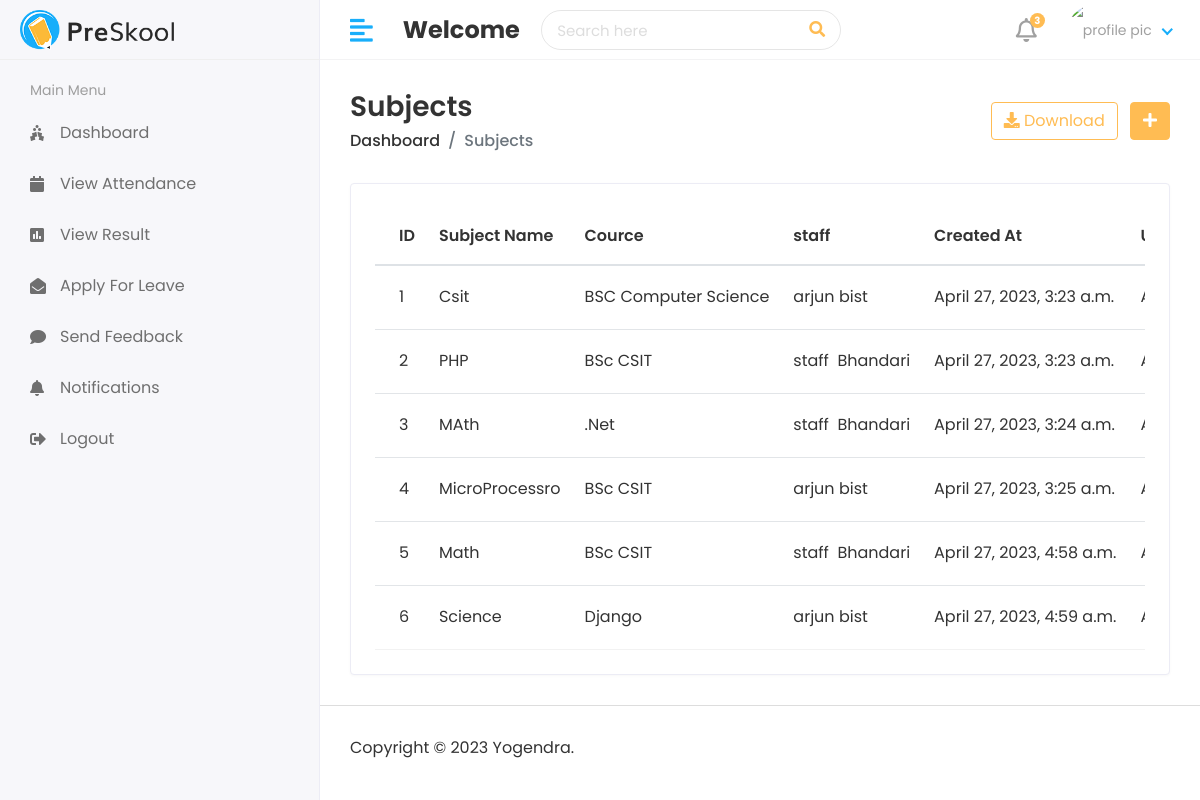
The app's page /hod/view-subject/, older data.
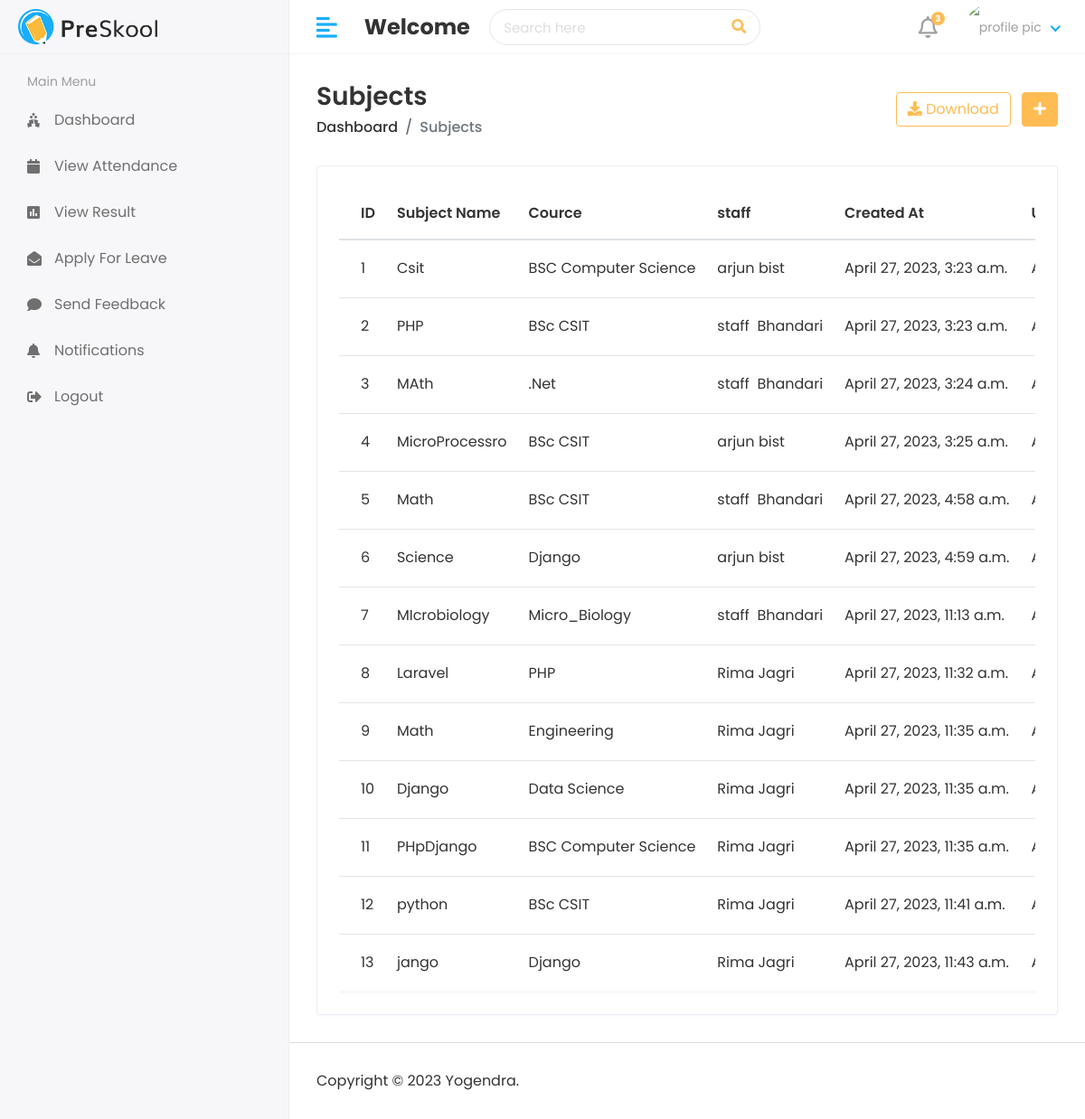
The same page, newer data.
### app_attendance_system/models.py (models this page shows, shortened)
class Subject(models.Model):
    name=models.CharField(max_length=100)
    cource=models.ForeignKey(Cource, on_delete=models.CASCADE)
    staff= models.ForeignKey(Staff, on_delete=models.CASCADE)
    created_at=models.DateTimeField(auto_now_add=True, null=True)
    updated_at= models.DateTimeField(auto_now=True)

class Cource(models.Model):
    name= models.CharField(max_length=100)
    created_at= models.DateTimeField(auto_now=True)
    updated_at= models.DateTimeField(auto_now=True)
    def __str__(self):
        return self.name

class Staff(models.Model):
    admin=  models.OneToOneField(CustomUser, on_delete=models.CASCADE)
    address=models.TextField()
    gender=models.CharField(max_length=20)
    created_at=models.DateTimeField(auto_now_add=True)
    updated_at=models.DateTimeField(auto_now=True)

class CustomUser(AbstractUser):
    USER = {
        (1, 'HOD'),
        (2, 'STAFF'),
        (3, 'STUDENT'),
    }
    user_type= models.CharField(choices=USER, max_length=1, default=1)
    profile_pic = models.ImageField(upload_to='static/assets/img/profile_pic/')

### app_attendance_system/views.py (the view)
# urls.py: path('hod/view-subject/', views.ViewSubject, name='view-subject'),
def ViewSubject(request):
    subject= Subject.objects.all()
    context= {
        'subject':subject
    }
    return render(request, 'hod/view_subject.html', context)

### templates/hod/view_subject.html (shortened to what this page needs)
{% extends "layouts/master.html" %}
{% load static %}
{%block content %}
<div class="content container-fluid">
    <div class="page-header">
       <div class="row align-items-center">
          <div class="col">
             <h3 class="page-title">Subjects</h3>
             <ul class="breadcrumb">
                <li class="breadcrumb-item"><a href="index.html">Dashboard</a></li>
                <li class="breadcrumb-item active">Subjects</li>
             </ul>
          </div>
          <div class="col-auto text-right float-right ml-auto">
             <a href="#" class="btn btn-outline-primary mr-2"><i class="fas fa-download"></i> Download</a>
             <a href="add-student.html" class="btn btn-primary"><i class="fas fa-plus"></i></a>
          </div>
       </div>
    </div>
    <div class="row">
       <div class="col-sm-12">
          <div class="card card-table">
             <div class="card-body">
                <div class="table-responsive">
                   <table class="table table-hover table-center mb-0" id="table_id">
                      <thead>
                         <tr>
                            <th>ID</th>
                            <th>Subject Name</th>
                            <th>Cource</th>
                            <th>staff</th>
                            <th>Created At</th>
                            <th>Updated At</th>
                         </tr>
                      </thead>
                      <tbody>
                        {% for i in subject %}
                         <tr>
                            <td>{{ forloop.counter }}</td>
                            <td>{{i.name}}</td>
                            <td>{{i.cource}}</td>
                            <td>{{i.staff.admin.first_name}}&nbsp;{{i.staff.admin.last_name}}</td>
                            <td>{{i.created_at}}</td>
                            <td>{{i.updated_at}}</td>
                         </tr>
                         {% endfor %}
                      </tbody>
                   </table>
                </div>
             </div>
          </div>
       </div>
    </div>
 </div>
{% endblock %}

Row changes from the older to the newer data that the page shows:
added Subject: name "MIcrobiology", cource "Micro_Biology", staff.admin.first_name "staff", staff.admin.last_name "Bhandari", created_at "April 27, 2023, 11:13 a.m."
added Subject: name "Laravel", cource "PHP", staff.admin.first_name "Rima", staff.admin.last_name "Jagri", created_at "April 27, 2023, 11:32 a.m."
added Subject: name "Math", cource "Engineering", staff.admin.first_name "Rima", staff.admin.last_name "Jagri", created_at "April 27, 2023, 11:35 a.m."
added Subject: name "Django", cource "Data Science", staff.admin.first_name "Rima", staff.admin.last_name "Jagri", created_at "April 27, 2023, 11:35 a.m."
added Subject: name "PHpDjango", cource "BSC Computer Science", staff.admin.first_name "Rima", staff.admin.last_name "Jagri", created_at "April 27, 2023, 11:35 a.m."
added Subject: name "python", cource "BSc CSIT", staff.admin.first_name "Rima", staff.admin.last_name "Jagri", created_at "April 27, 2023, 11:41 a.m."
added Subject: name "jango", cource "Django", staff.admin.first_name "Rima", staff.admin.last_name "Jagri", created_at "April 27, 2023, 11:43 a.m."
